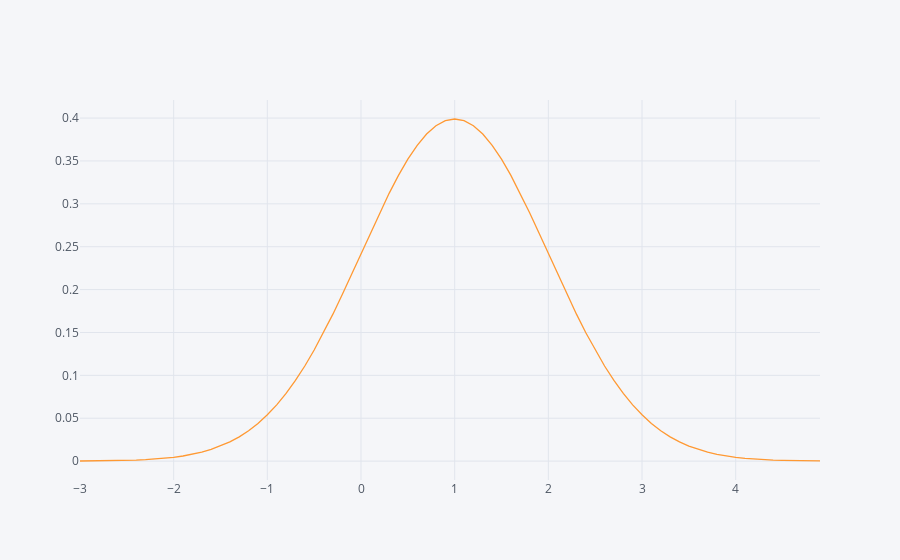

Source (notebook cell):
### Markdown cell above
Let's check if makes sense by plotting it

### Code cell
x = np.arange(-3, 5, 0.1)

y = normal(x, 1, 1)

pd.DataFrame(y, x).iplot()
